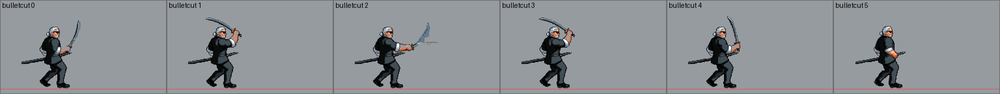
#> input picture game-src/action/fake_bureau/qa/dohyeong_bulletcut.png, 1000 x 94 px, shrunk from 3072 x 288 before the run, given in place of A2.png, which was not available
$ python tone.py ../qa/dohyeong_bulletcut.png
#> lines starting #> are read from the running program, lines starting #| are printed output that depends on the picture; pictures that were not available may be replaced by others from this repository, and a replacement may not be noted
# 쟈알디 A2 톤 맞추기: 정장류(어둡고 채도 낮은) 화소를 A2 정장 색 줄(색상 약 205도, 채도 0.2~0.3)에서 명도가 가장 가까운 색으로 바꿈.
# 순검정 외곽선(명도<0.03), 피부·흰 셔츠·흰 머리(명도>0.62 또는 채도 높은 따뜻한 색), 금속 밝은 면은 그대로.
import os,colorsys
from PIL import Image
A2=os.path.join(os.path.dirname(__file__),'../../jyaldi-v5/full/A2.png')
def _ramp():
    im=Image.open(A2).convert('RGBA'); c={}
#> in _ramp, im is the input picture: PIL image 1000x94 RGBA; mean R, G, B, A 141.3, 145, 149.5, 255
    for p in im.getdata():
        if p[3]>128: c[p[:3]]=c.get(p[:3],0)+1
#> this loop made 94000 passes
#> p on passes 1 to 3: (115, 116, 117, 255), (126, 128, 129, 255), (124, 126, 127, 255)
#> after the loop, c = 4146 items
    out=[]
    for k,n in c.items():
        h,s,v=colorsys.rgb_to_hsv(*[x/255 for x in k])
        if n>=15 and 0.03<v<0.6 and 0.14<s<0.35 and 180<=h*360<=215: out.append((v,k))
#> this loop made 4146 passes
#> (k, n, h, s, v) on passes 1 to 3: ((115, 116, 117), 1, 0.583, 0.0171, 0.459), ((126, 128, 129), 1, 0.556, 0.0233, 0.506), ((124, 126, 127), 3, 0.556, 0.0236, 0.498)
#> after the loop, out = 31 items
    return sorted(out)
RAMP=_ramp()
#> RAMP = 31 items
def suitlike(rgb):
#> called with rgb = (115, 116, 117)
    h,s,v=colorsys.rgb_to_hsv(*[x/255 for x in rgb]); h*=360
#> after `h, s, v = colorsys.rgb_to_hsv(*[x / 255 for x in rgb])`: h = 0.583; s = 0.0171; v = 0.459
#> after `h *= 360`: h = 210
    if v<0.03 or v>0.6: return False
    if s<0.18: return True                       # 무채색 검정·회색
    return 170<=h<=250 and s<0.5                 # 푸른 회색
def _vals(im):
    return sorted(colorsys.rgb_to_hsv(*[q/255 for q in p[:3]])[2] for p in im.convert('RGBA').getdata() if p[3]>128 and suitlike(p[:3]))
A2V=None
def lut(ref):
    """기준 그림의 정장 명도 분포를 A2 정장 명도 분포에 백분위로 맞추는 함수(대상마다 한 번 만들어 모든 장에 같은 것 사용)."""
    global A2V
    if A2V is None: A2V=_vals(Image.open(A2))
#> A2V = 10594 values from 0.0314 to 0.6
    rv=_vals(ref)
    def f(v):
        import bisect
        q=bisect.bisect_left(rv,v)/max(1,len(rv)); return A2V[min(len(A2V)-1,int(q*len(A2V)))]
    return f
def tone(im,f=None):
    im=im.convert('RGBA'); px=im.load(); cache={}
    for y in range(im.height):
        for x in range(im.width):
            p=px[x,y]
            if p[3]<=128: continue
            c=p[:3]
            if c not in cache:
                if suitlike(c):
                    v=colorsys.rgb_to_hsv(*[q/255 for q in c])[2]
                    if f: v=f(v)
                    cache[c]=min(RAMP,key=lambda r:abs(r[0]-v))[1]
                else: cache[c]=c
            px[x,y]=cache[c]+(255,)
#> this loop made 94 passes
    return im
if __name__=='__main__':
    import sys
    for fn in sys.argv[1:]:
        im=Image.open(fn); tone(im,lut(im)).save(fn.replace('.png','.tone.png'))
#> after `im = Image.open(fn)`:
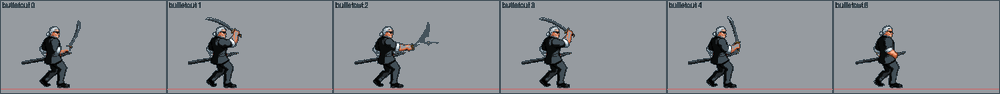
#> saved as dohyeong_bulletcut.tone.png: PIL image 1000x94 RGBA; mean R, G, B, A 138.4, 142.6, 147.6, 255

$ run again, on game-src/action/fake_bureau/qa/dohyeong_counter.png
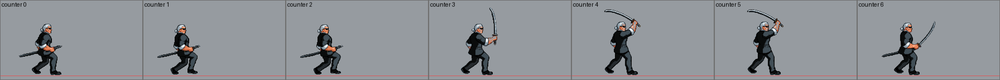
#> input picture game-src/action/fake_bureau/qa/dohyeong_counter.png, 1000 x 80 px, shrunk from 3584 x 288 before the run, given in place of A2.png, which was not available
#> in _ramp, im is the input picture: PIL image 1000x80 RGBA; mean R, G, B, A 142.2, 145.7, 150.2, 255
#> the loop in _ramp, `for p in im.getdata():` made 80000 passes
#> p on passes 1 to 3: (119, 120, 121, 255), (130, 133, 135, 255), (128, 131, 133, 255)
#> after the loop in _ramp, `for p in im.getdata():`: c = 3959 items
#> the loop in _ramp, `for k,n in c.items():` made 3959 passes
#> (k, n, h, s, v) on passes 1 to 3: ((119, 120, 121), 145, 0.583, 0.0165, 0.475), ((130, 133, 135), 10, 0.567, 0.037, 0.529), ((128, 131, 133), 31, 0.567, 0.0376, 0.522)
#> after the loop in _ramp, `for k,n in c.items():`: out = 25 items
#> in suitlike, `h, s, v = colorsys.rgb_to_hsv(*[x / 255 for x in rgb])`: h = 0.583; s = 0.0165; v = 0.475
#> in suitlike, `h *= 360`: h = 210
#> A2V = 8892 values from 0.0314 to 0.6
#> the loop in tone, `for y in range(im.height):` made 80 passes
#> `im = Image.open(fn)`:
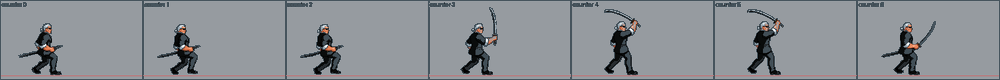
#> saved as dohyeong_counter.tone.png: PIL image 1000x80 RGBA; mean R, G, B, A 138.9, 143.1, 148, 255

$ run again, on game-src/action/fake_bureau/qa/dohyeong_cut1.png
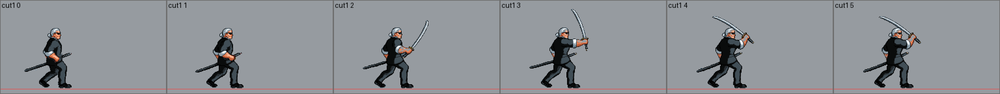
#> input picture game-src/action/fake_bureau/qa/dohyeong_cut1.png, 1000 x 94 px, shrunk from 3072 x 288 before the run, given in place of A2.png, which was not available
#> in _ramp, im is the input picture: PIL image 1000x94 RGBA; mean R, G, B, A 141.8, 145.4, 149.9, 255
#> the loop in _ramp, `for p in im.getdata():` made 94000 passes
#> p on passes 1 to 3: (116, 116, 117, 255), (126, 127, 129, 255), (125, 127, 128, 255)
#> after the loop in _ramp, `for p in im.getdata():`: c = 4375 items
#> the loop in _ramp, `for k,n in c.items():` made 4375 passes
#> (k, n, h, s, v) on passes 1 to 3: ((116, 116, 117), 4, 0.667, 0.00855, 0.459), ((126, 127, 129), 6, 0.611, 0.0233, 0.506), ((125, 127, 128), 1868, 0.556, 0.0234, 0.502)
#> after the loop in _ramp, `for k,n in c.items():`: out = 35 items
#> in suitlike, `h, s, v = colorsys.rgb_to_hsv(*[x / 255 for x in rgb])`: h = 0.667; s = 0.00855; v = 0.459
#> in suitlike, `h *= 360`: h = 240
#> A2V = 9933 values from 0.0314 to 0.6
#> the loop in tone, `for y in range(im.height):` made 94 passes
#> `im = Image.open(fn)`:
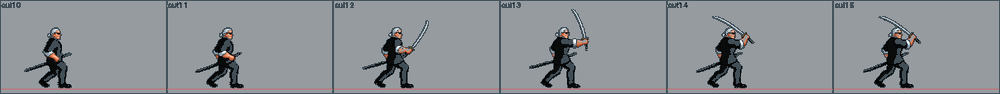
#> saved as dohyeong_cut1.tone.png: PIL image 1000x94 RGBA; mean R, G, B, A 139.1, 143.3, 148.2, 255
